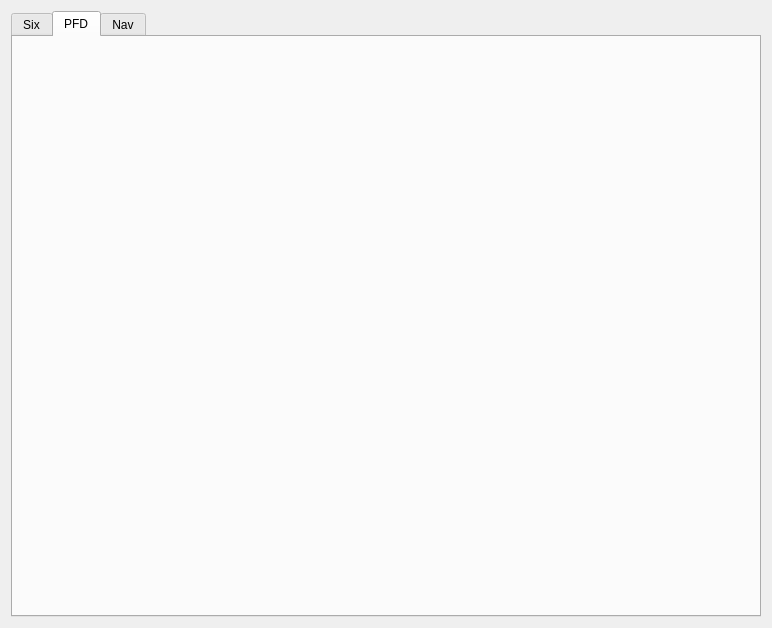
<?xml version="1.0" encoding="UTF-8"?>
<ui version="4.0">
 <class>HUDWidget</class>
 <widget class="QWidget" name="HUDWidget">
  <property name="geometry">
   <rect>
    <x>0</x>
    <y>0</y>
    <width>772</width>
    <height>628</height>
   </rect>
  </property>
  <property name="windowTitle">
   <string>Form</string>
  </property>
  <layout class="QVBoxLayout" name="verticalLayout">
   <item>
    <widget class="QTabWidget" name="tabWidgetAviation">
     <property name="currentIndex">
      <number>1</number>
     </property>
     <widget class="QWidget" name="tabSix">
      <attribute name="title">
       <string>Six</string>
      </attribute>
      <layout class="QGridLayout" name="gridLayout_7">
       <item row="0" column="0">
        <widget class="WidgetSix" name="widgetSix" native="true"/>
       </item>
      </layout>
     </widget>
     <widget class="QWidget" name="tabPFD">
      <attribute name="title">
       <string>PFD</string>
      </attribute>
      <layout class="QGridLayout" name="gridLayout_8">
       <item row="0" column="0">
        <widget class="WidgetPFD" name="widgetPFD" native="true"/>
       </item>
      </layout>
     </widget>
     <widget class="QWidget" name="tabNAV">
      <attribute name="title">
       <string>Nav</string>
      </attribute>
      <layout class="QGridLayout" name="gridLayout_9">
       <item row="0" column="0">
        <widget class="WidgetNAV" name="widgetNAV" native="true"/>
       </item>
      </layout>
     </widget>
    </widget>
   </item>
  </layout>
 </widget>
 <customwidgets>
  <customwidget>
   <class>WidgetSix</class>
   <extends>QWidget</extends>
   <header>../libqfi/widgets/qfi/WidgetSix.h</header>
   <container>1</container>
  </customwidget>
  <customwidget>
   <class>WidgetPFD</class>
   <extends>QWidget</extends>
   <header>../libqfi/widgets/qfi/WidgetPFD.h</header>
   <container>1</container>
  </customwidget>
  <customwidget>
   <class>WidgetNAV</class>
   <extends>QWidget</extends>
   <header>../libqfi/widgets/qfi/WidgetNAV.h</header>
   <container>1</container>
  </customwidget>
 </customwidgets>
 <resources/>
 <connections/>
</ui>
